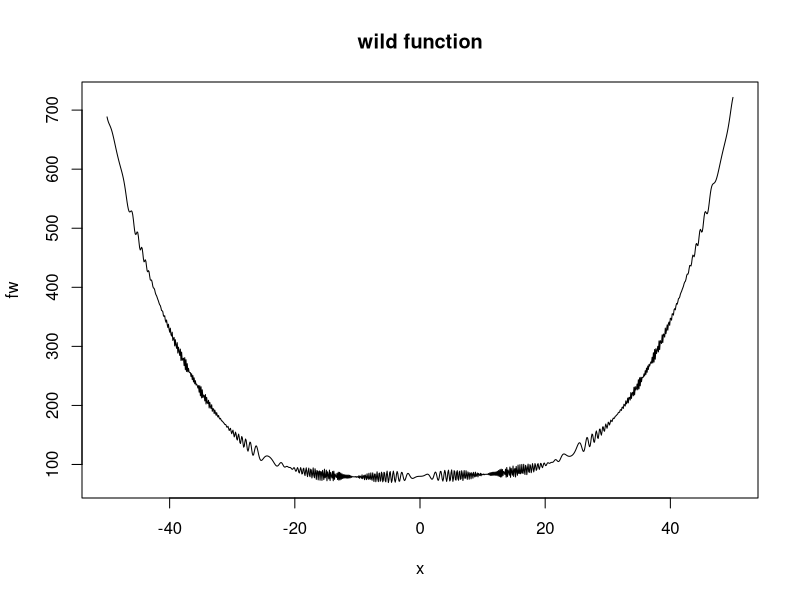

Recreate this plot in R. (Note: this script raises an error after producing the figure.)
#deriv takes derivatives

Df<-deriv(z~sin(x^2/2-y^2/4)*cos(2*x-exp(y)),c('x','y'),func=TRUE,hess=TRUE)

f3<-function(x){
Dfx<-Df(x[1],x[2])
f<-Dfx[1]
gradf<-attr(Dfx,'gradient')[1,]
hessf<-attr(Dfx,'hessian')[1,,]
return(list(f,gradf,hessf))

}

f3(c(pi/3,pi/4))



#optimum
#u can choose the method of optimization you want
#melder mead simplex method is the default
# wild function global min at about -15.8

fw<-function(x){
10*sin(0.3*x)*sin(1.3*x^2)+0.0001*x^4+0.2*x+80}

plot(fw,-50,50,n=1000,main='wild function')


res<-optim(50,fw,method="SANN",control=list(maxit=20000,parscale=20))
res


fr<-function(x){
x1=x[1]
x2<-x[2]
100*(x2-x1*x1)^2+(1-x1)^2

}


optim(c(1.2,1),fr)

using

#numerical Integration

trapezium<-function(ftn,a,b,n=100){

#numerical integration of ftn from a to b
#using the trapezoidal rule with n intervals

h=(b-a)/n
x.vec<-seq(a,b,by=h)
f.vec<-sapply(x.vec,ftn)
T<-h*(f.vec[1]/2+sum(f.vec[2:n])+f.vec[n+1]/2)
return(T)
}

# try on integral from 0 to 1 of 4x^3=1
ftn1<-function(x) return(4*x^3)
trapezium(ftn1,0,1,n=20)

trapezium(ftn1,0,1,n=40)

trapezium(ftn1,0,1)

ftn2<-function(x) return(1/sqrt(2*pi)*exp(-x^2/2))

trapezium(ftn2,0,1,1000)

pnorm(1)-pnorm(0)

#monte carlo integration
#uses simulation to approximate deifnite integrals
#relies on the law of large numbers-says that a sample mean
#from a large random sample will tend to the expected value
#of the distribution being sampled

#if we can express an integral  apas an expected value 
#we can approximate anit with the sample mean

u<-runif(100000)
mean(u^4)

#integral 2-5 of sin(x)dx
u<-runif(10000,min=2,max=5)
mean(sin(u))*(5-2)


#integral from 2 to 4e^(-x) dx =e^(-2)-e^(-4)

u<-runif(10000,min=2,max=4)

mean(exp(-u))*(4-2)

exp(-2)-exp(-4)
